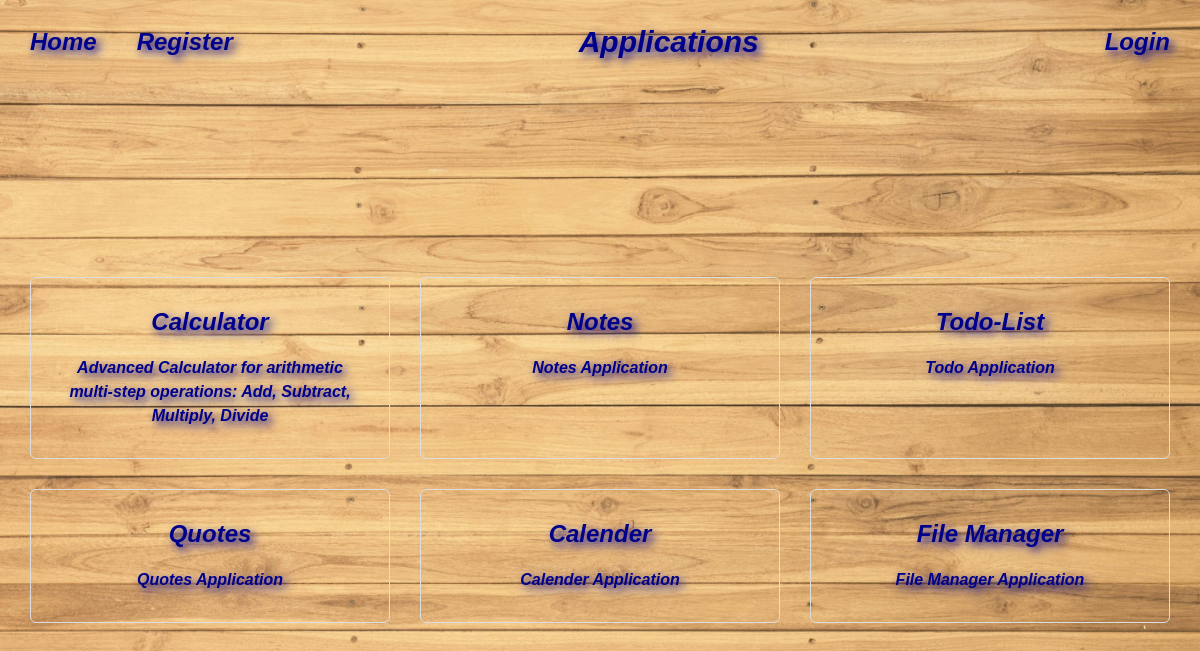
The page / on the database its author committed.
### home/models.py (models this page shows)
class Application(models.Model):
    name = models.CharField(max_length=100)
    url = models.CharField(max_length=100, default='')
    description = models.CharField(max_length=500)

### home/views.py (the view)
# urls.py: path('', views.index, name= "index")
def index(request):
    applications = Application.objects.all()
    return render(request, 'index.html', {'apps': applications})

### templates/index.html (shortened to what this page needs)
{% extends 'background.html' %}
{% block content %}
<div class="home-layout">
    {% for app in apps %}
    {% if user.is_authenticated %}
        <a class="panel" href="{{app.url}}">
            <h2>{{app.name}}</h2><br>
            <p>{{app.description}}</p>
        </a>
    {% else %}
        <a class="panel" href="{% url 'login' %}">
            <h2>{{app.name}}</h2>
            <p>{{app.description}}</p>
        </a>
    {% endif %}
    {% endfor %}
</div>
{% endblock %}

### static/style.css (style rules this page uses)
* { margin: 0; padding: 0; box-sizing: border-box; }
body { display: flex; justify-content: center; align-items: center; height: 100vh; margin: 0; background-color: #f0f0f0; font-family: Arial, sans-serif; padding: 30px; }
.home-layout { display: grid; grid-template-columns: repeat(3, 1fr); justify-content: center; gap: 30px; margin-top: 100px; }
.panel { padding: 30px; background-color: rgba(0, 0, 0, 0); border: 1px solid #ddd; border-radius: 6px; box-sizing: border-box; text-align: center; font-family: Arial, Helvetica, sans-serif; font-weight: bolder; font-style: italic; color: darkblue; text-shadow: 4px 4px 10px darkblue; text-decoration: none; transition: background-color 0.3s, border-color 0.3s; }
.panel h2 { margin-bottom: 20px; font-size: 1.5rem; }
.panel p { font-size: 1rem; line-height: 1.5; }

### rows shown on the page
Application: name "Calculator", description "Advanced Calculator for arithmetic multi-step operations: Add, Subtract, Multiply, Divide"
Application: name "Notes", description "Notes Application"
Application: name "Todo-List", description "Todo Application"
Application: name "Quotes", description "Quotes Application"
Application: name "Calender", description "Calender Application"
Application: name "File Manager", description "File Manager Application"
